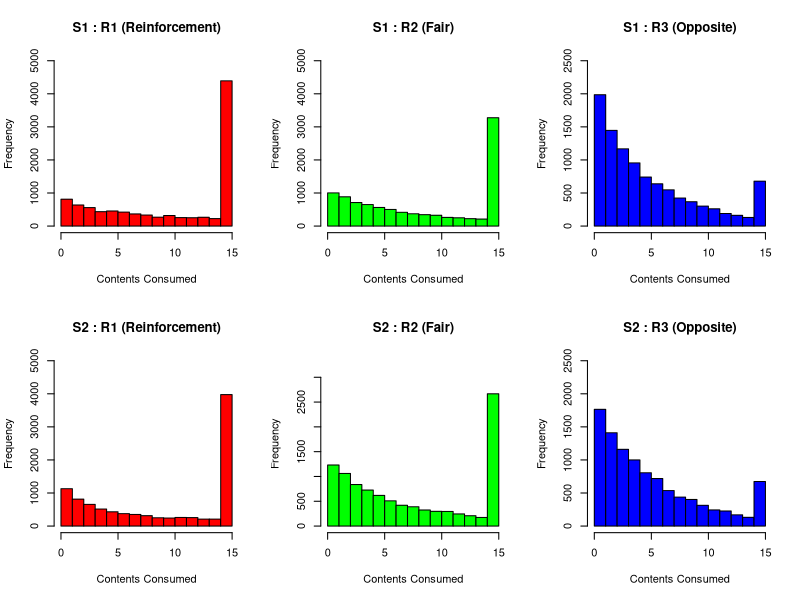

R code for this plot:
# Codi Exercici e

# Per replicar els mateixos resultats establim una seed
set.seed(123)


# Paràmetres
N <- 10000
T <- 15

# Definim les funcions de canvi d'opinió
left_shift <- function(x) x - (1 + x) / 4
right_shift <- function(x) x + (1 - x) / 4

# Definim les funcions de probabilitat de cada regla
# Les opinions per contingut de dreta es fan restant a 1
# les probabilitats per contingut d'esquerra, respectivament
# Probability functions for each rule
r1_left <- function(x) (1 - x)^2 / ((1 + x)^2 + (1 - x)^2)
r2_left <- function(x) (1 - x) / 2
r3_left <- function(x) (1 + x) / 2


# Funcions per simular cada escenari amb abandonament
simulate_with_abandonment_r1 <- function(x0) {
  x <- matrix(NA, nrow = N, ncol = T + 1)
  x[, 1] <- x0 
  active <- rep(TRUE, N)
  steps_survived <- rep(T, N)
  
  for (t in 1:T) {
    p_left <- r1_left(x[active, t])
    choices <- runif(sum(active)) < p_left
    
    x[, t + 1] <- x[, t]
    x[active, t + 1][choices] <- left_shift(x[active, t][choices])
    x[active, t + 1][!choices] <- right_shift(x[active, t][!choices])
    
    is_left <- choices
    aligns <- (is_left & x[active, t] < 0) | (!is_left & x[active, t] > 0) | (x[active, t] == 0)
    abandon_prob <- ifelse(aligns, 0.05, 0.25)
    abandons <- runif(sum(active)) < abandon_prob
    
    if (any(abandons)) {
      who_abandons <- which(active)[abandons]
      steps_survived[who_abandons] <- t
      active[who_abandons] <- FALSE
    }
  }
  return(steps_survived)
}


simulate_with_abandonment_r2 <- function(x0) {
  x <- matrix(NA, nrow = N, ncol = T + 1)
  x[, 1] <- x0 
  active <- rep(TRUE, N)
  steps_survived <- rep(T, N)
  
  for (t in 1:T) {
    p_left <- r2_left(x[active, t])
    choices <- runif(sum(active)) < p_left
    
    x[, t + 1] <- x[, t]
    x[active, t + 1][choices] <- left_shift(x[active, t][choices])
    x[active, t + 1][!choices] <- right_shift(x[active, t][!choices])
    
    is_left <- choices
    aligns <- (is_left & x[active, t] < 0) | (!is_left & x[active, t] > 0) | (x[active, t] == 0)
    abandon_prob <- ifelse(aligns, 0.05, 0.25)
    abandons <- runif(sum(active)) < abandon_prob
    
    if (any(abandons)) {
      who_abandons <- which(active)[abandons]
      steps_survived[who_abandons] <- t
      active[who_abandons] <- FALSE
    }
  }
  return(steps_survived)
}

simulate_with_abandonment_r3 <- function(x0) {
  x <- matrix(NA, nrow = N, ncol = T + 1)
  x[, 1] <- x0 
  active <- rep(TRUE, N)
  steps_survived <- rep(T, N)
  
  for (t in 1:T) {
    p_left <- r3_left(x[active, t])
    choices <- runif(sum(active)) < p_left
    
    x[, t + 1] <- x[, t]
    x[active, t + 1][choices] <- left_shift(x[active, t][choices])
    x[active, t + 1][!choices] <- right_shift(x[active, t][!choices])
    
    is_left <- choices
    aligns <- (is_left & x[active, t] < 0) | (!is_left & x[active, t] > 0) | (x[active, t] == 0)
    abandon_prob <- ifelse(aligns, 0.05, 0.25)
    abandons <- runif(sum(active)) < abandon_prob
    
    if (any(abandons)) {
      who_abandons <- which(active)[abandons]
      steps_survived[who_abandons] <- t
      active[who_abandons] <- FALSE
    }
  }
  return(steps_survived)
}


# Distribucions que segueixen inicialment les opinions
# S1: Uniforme [-1, 1]
s1_x0 <- runif(N, min = -1, max = 1)
# S2: Normal Truncada N(0, 1/13) entre [-1, 1]
s2_x0 <- rnorm(N, mean = 0, sd = sqrt(1/13))

# Simulem cada regla i escenari
simulation_steps_s1_r1 <- simulate_with_abandonment_r1(s1_x0)
simulation_steps_s1_r2 <- simulate_with_abandonment_r2(s1_x0)
simulation_steps_s1_r3 <- simulate_with_abandonment_r3(s1_x0)
simulation_steps_s2_r1 <- simulate_with_abandonment_r1(s2_x0)
simulation_steps_s2_r2 <- simulate_with_abandonment_r2(s2_x0)
simulation_steps_s2_r3 <- simulate_with_abandonment_r3(s2_x0)

# Creem els histogrames
pdf("Opinion_Histograms_2.pdf", width = 10, height = 6)  # Open PDF device, set size
par(mfrow = c(2, 3))  # 2 rows (S1, S2), 3 columns (R1, R2, R3)
hist(simulation_steps_s1_r1,
     main = "S1 : R1 (Reinforcement)",
     xlab = "Contents Consumed",
     ylab = "Frequency",
     breaks = 0:T,
     col = "red",
     border = "black",
     xlim = c(0, T),
     ylim = c(0, N/2)
)

hist(simulation_steps_s1_r2,
     main = "S1 : R2 (Fair)",
     xlab = "Contents Consumed",
     ylab = "Frequency",
     breaks = 0:T,
     col = "green",
     border = "black",
     xlim = c(0, T),
     ylim = c(0, N/2)
)
hist(simulation_steps_s1_r3,
     main = "S1 : R3 (Opposite)",
     xlab = "Contents Consumed",
     ylab = "Frequency",
     breaks = 0:T,
     col = "blue",
     border = "black",
     xlim = c(0, T),
     ylim = c(0, N/4)
)

hist(simulation_steps_s2_r1,
     main = "S2 : R1 (Reinforcement)",
     xlab = "Contents Consumed",
     ylab = "Frequency",
     breaks = 0:T,
     col = "red",
     border = "black",
     xlim = c(0, T),
     ylim = c(0, N/2)
)

hist(simulation_steps_s2_r2,
     main = "S2 : R2 (Fair)",
     xlab = "Contents Consumed",
     ylab = "Frequency",
     breaks = 0:T,
     col = "green",
     border = "black",
     xlim = c(0, T),
     ylim = c(0, N/3)
)

hist(simulation_steps_s2_r3,
     main = "S2 : R3 (Opposite)",
     xlab = "Contents Consumed",
     ylab = "Frequency",
     breaks = 0:T,
     col = "blue",
     border = "black",
     xlim = c(0, T),
     ylim = c(0, N/4)
)

dev.off()